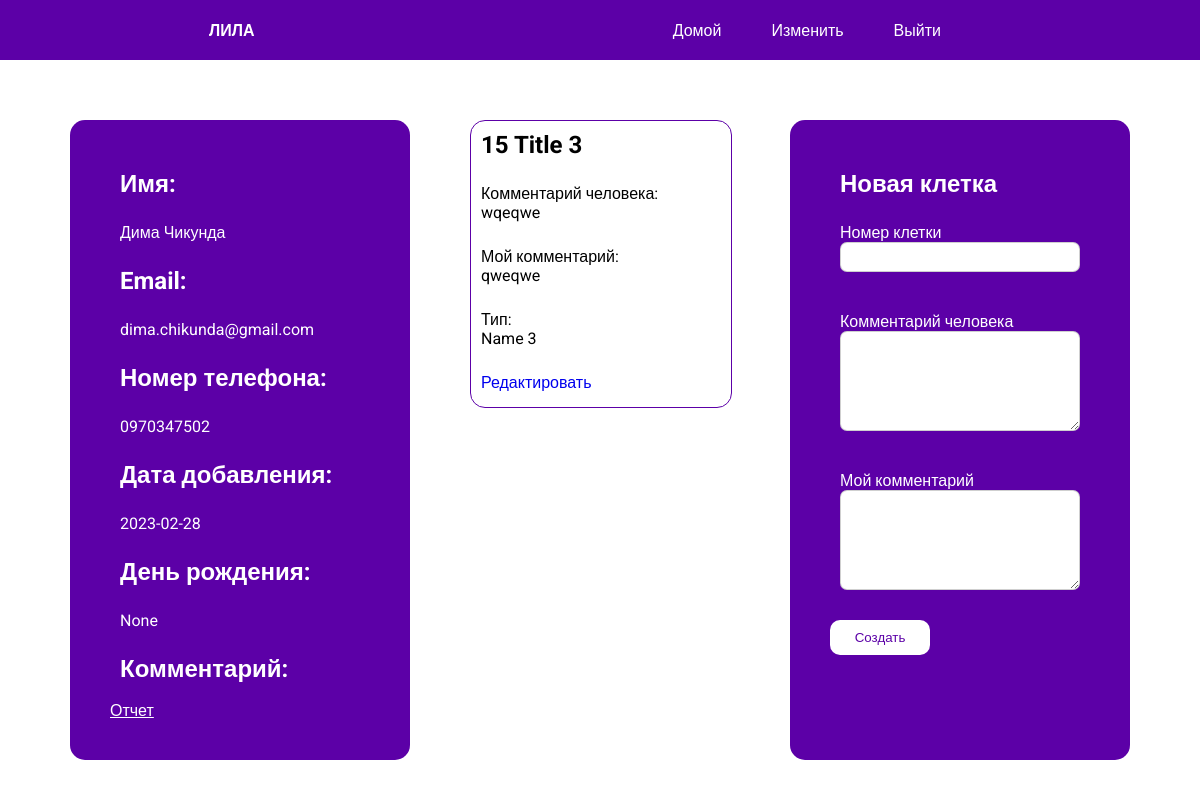
The app's page /user/27 (signed in) with its own data.
### project/models.py (models this page shows, shortened)
class User(db.Model):
    id = db.Column(db.Integer, primary_key=True)
    name = db.Column(db.String(64))
    email = db.Column(db.String(64), unique=True)
    phone = db.Column(db.String(64), unique=True)
    date = db.Column(db.Date)
    birthday = db.Column(db.Date)
    additional_comment = db.Column(db.String(64))
    game = db.relationship('Game', backref='Game.user_id', cascade="all, delete")

class Game(db.Model):
    id = db.Column(db.Integer, primary_key=True)
    user_comment = db.Column(db.String(250))
    personal_comment = db.Column(db.String(250))
    cell_id = db.Column(db.Integer, db.ForeignKey('cell.id'))
    cell = db.relationship("Cell", backref="cells")
    user_id = db.Column(db.Integer, db.ForeignKey('user.id'))
    user = db.relationship("User", backref="users")

class Cell(db.Model):
    id = db.Column(db.Integer, primary_key=True)
    title = db.Column(db.String(250))
    description = db.Column(db.String(250))
    cell = db.relationship('Game', backref='Game.cell_id', primaryjoin='Cell.id==Game.cell_id', lazy='dynamic')
    type_id = db.Column(db.Integer, db.ForeignKey('type.id'))
    type = db.relationship("Type", backref="cells")

class Type(db.Model):
    id = db.Column(db.Integer, primary_key=True)
    name = db.Column(db.String(250))
    description = db.Column(db.String(250))
    cell = db.relationship('Cell', backref='Cell.type_id', primaryjoin='Type.id==Cell.type_id', lazy='dynamic')

### project/routes.py (the view)
@app.route('/user/<id>', methods=['GET', 'POST'])
@login_required
def user(id):
    user = User.query.filter_by(id=id).first()
    add_game_form = AddGameForm()
    if add_game_form.is_submitted():
        game = Game(cell_id=add_game_form.cell_id.data, personal_comment=add_game_form.my_comment.data, user_comment=add_game_form.user_comment.data)
        game.user_id = user.id
        db.session.add(game)
        db.session.commit()
        return redirect(url_for('user', id=id))
    games = Game.query.filter_by(user_id=user.id).all()
    return render_template('user.html', user=user, add_game_form=add_game_form, games=games)

### project/forms.py
class AddGameForm(FlaskForm):
    cell_id = StringField('Номер клетки', validators=[DataRequired()])
    user_comment = TextAreaField('Комментарий человека')
    my_comment = TextAreaField('Мой комментарий')
    submit = SubmitField('Создать')

### project/models.py (called while the page is built)
@login.user_loader
def load_user(id):
    return Admin.query.get(int(id))

### project/templates/user.html (shortened to what this page needs)
<link rel="stylesheet" href="/static/css/user.css">
{% extends 'base.html' %}
{% block content %}
<div class="current_user_block">
    <aside class="user">
        <div class="user_info">
            <div class="part">
                <div>
                    <h1>Имя:</h1>
                    <p>{{ user.name }}</p>
                </div>
            </div>
            <div class="part">
                <h1>Email:</h1>
                <p>{{ user.email }}</p>
            </div>
            <div class="part">
                <h1>Номер телефона:</h1>
                <p>{{ user.phone }}</p>
            </div>
            <div class="part">
                <h1>Дата добавления:</h1>
                <p>{{ user.date }}</p>
            </div>
            <div class="part">
                <h1>День рождения:</h1>
                <p>{{ user.birthday }}</p>
            </div>
            <div class="part">
                <h1>Комментарий:</h1>
            </div>
        </div>
        <a href="" class="link">Отчет</a>
    </aside>
    <aside class="users_cells">
            {%for game in games%}
            {% include '_game.html' %}
            {% endfor %}
    </aside>
    <aside class="add_game">
        <form action="", method="POST">
            <h1>Новая клетка</h1>
            <p>
                {{add_game_form.cell_id.label}}
                {{add_game_form.cell_id(class='field')}}
            </p>
            <p>
                {{add_game_form.user_comment.label}}
                {{add_game_form.user_comment(class='text_field')}}
            </p>
            <p>
                {{add_game_form.my_comment.label}}
                {{add_game_form.my_comment(class='text_field')}}
            </p>
            {{add_game_form.submit(class='button')}}
        </form>
    </aside>
</div>
{% endblock %}

### project/templates/_game.html (shortened to what this page needs)
<link rel="stylesheet" href="/static/css/_game.css">
<div class="game" id="">
    <div class="info" id = 'show'>
            <h1>{{game.cell.id}} {{game.cell.title}}</h1>
        <p>
            <span>Комментарий человека:</span>
            <span>{{game.user_comment}}</span>
        </p>
        <p>
            <span>Мой комментарий:</span>
            <span>{{game.personal_comment}}</span>
        </p>
        <p>
            <span>Тип:</span>
            <span>
                {% if game.cell%}
                {{game.cell.type.name}}
                {% endif %}
            </span>
        </p>
    </div>
    <p>
        <a href="{{url_for('edit_game', id=game.id)}}" class="">Редактировать</a>
    </p>
</div>

### project/static/css/user.css (style rules this page uses)
.current_user_block { display: flex; justify-content: space-around; width: 90%; margin: 0px auto; margin-top: 50px; }
aside { width: 33%; height: 70vh; border-radius: 15px; padding: 40px; margin: 10px; }
.add_game { background-color: rgb(92, 0, 167); color: white; }
.user { display: flex; flex-direction: column; justify-content: space-between; background-color: rgb(92, 0, 167); color: white; }
.user_info { overflow-y: scroll; height: 100%; display: flex; flex-direction: column; justify-content: space-evenly; }
.users_cells { overflow-y: scroll; overflow-x: hidden; word-break: break-all; padding-top: 0px; }
.button { display: block; height: 35px; width: 100px; margin-right: 25px; background-color: rgb(255, 255, 255); border: 1px solid rgba(128, 128, 128, 0); border-radius: 10px; color: rgb(92, 0, 167); }
.field { height: 30px; width: 100%; border: 1px solid rgba(128, 128, 128, 0.382); border-radius: 7px; padding-left: 10px; margin-bottom: 15px; }
.text_field { min-height: 100px; max-height: 200px; width: 100%; max-width: 100%; border: 1px solid rgba(128, 128, 128, 0.382); border-radius: 7px; padding-left: 10px; margin-bottom: 15px; }
.link { cursor: pointer; display: block; margin-top: 10px; color: white; text-decoration: underline; }

### project/static/css/base.css (style rules this page uses)
* { padding: 0px; margin: 0px; font-family: 'Roboto', sans-serif; text-decoration: none; }

### project/static/css/_game.css (style rules this page uses)
.game { width: 100%; border: 1px solid rgb(92, 0, 167); border-radius: 15px; margin-bottom: 15px; }
p, h1 { display: flex; flex-direction: column; margin-bottom: 5px; padding: 10px; }
#show { display: block; }

### records on screen
User: name "Дима Чикунда", email "dima.chikunda@gmail.com", phone "0970347502", date "2023-02-28", birthday "None"
Game: cell.id "15", cell "Title 3", user_comment "wqeqwe", personal_comment "qweqwe", cell.type.name "Name 3"

### other values on screen
{{ add_game_form.cell_id.label }} "Номер клетки"
{{ add_game_form.user_comment.label }} "Комментарий человека"
{{ add_game_form.my_comment.label }} "Мой комментарий"
